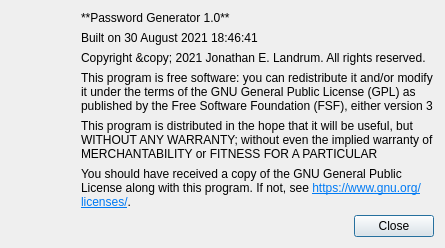
<?xml version="1.0" encoding="UTF-8"?>
<ui version="4.0">
 <class>AboutDialog</class>
 <widget class="QDialog" name="AboutDialog">
  <property name="geometry">
   <rect>
    <x>0</x>
    <y>0</y>
    <width>445</width>
    <height>248</height>
   </rect>
  </property>
  <property name="windowTitle">
   <string>About Password Generator</string>
  </property>
  <layout class="QHBoxLayout" name="horizontalLayout">
   <item>
    <layout class="QVBoxLayout" name="verticalLayout_2">
     <property name="rightMargin">
      <number>0</number>
     </property>
     <item>
      <widget class="QWidget" name="widget" native="true">
       <property name="sizePolicy">
        <sizepolicy hsizetype="Fixed" vsizetype="Fixed">
         <horstretch>0</horstretch>
         <verstretch>0</verstretch>
        </sizepolicy>
       </property>
       <property name="minimumSize">
        <size>
         <width>64</width>
         <height>64</height>
        </size>
       </property>
       <property name="styleSheet">
        <string notr="true">background: url(:/images/logo.svg)  no-repeat;
width: 64px;
height: 64px;</string>
       </property>
      </widget>
     </item>
     <item>
      <spacer name="verticalSpacer">
       <property name="orientation">
        <enum>Qt::Vertical</enum>
       </property>
       <property name="sizeType">
        <enum>QSizePolicy::Expanding</enum>
       </property>
       <property name="sizeHint" stdset="0">
        <size>
         <width>20</width>
         <height>40</height>
        </size>
       </property>
      </spacer>
     </item>
    </layout>
   </item>
   <item>
    <layout class="QVBoxLayout" name="verticalLayout">
     <item>
      <widget class="QLabel" name="titleLabel">
       <property name="text">
        <string>**Password Generator 1.0**</string>
       </property>
       <property name="textFormat">
        <enum>Qt::MarkdownText</enum>
       </property>
      </widget>
     </item>
     <item>
      <widget class="QLabel" name="dateLabel">
       <property name="text">
        <string>Built on 30 August 2021 18:46:41</string>
       </property>
      </widget>
     </item>
     <item>
      <widget class="QLabel" name="copyrightLabel">
       <property name="text">
        <string>Copyright &amp;copy; 2021 Jonathan E. Landrum. All rights reserved.</string>
       </property>
       <property name="textFormat">
        <enum>Qt::MarkdownText</enum>
       </property>
      </widget>
     </item>
     <item>
      <widget class="QLabel" name="gplParagraph1Label">
       <property name="text">
        <string>&lt;html&gt;&lt;head/&gt;&lt;body&gt;&lt;p&gt;This program is free software: you can redistribute it and/or modify it under the terms of the GNU General Public License (GPL) as published by the Free Software Foundation (FSF), either version 3 of the License, or (at your option) any later version.&lt;/p&gt;&lt;/body&gt;&lt;/html&gt;</string>
       </property>
       <property name="textFormat">
        <enum>Qt::MarkdownText</enum>
       </property>
       <property name="wordWrap">
        <bool>true</bool>
       </property>
      </widget>
     </item>
     <item>
      <widget class="QLabel" name="gplParagraph2Label">
       <property name="text">
        <string>This program is distributed in the hope that it will be useful, but WITHOUT ANY WARRANTY; without even the implied warranty of MERCHANTABILITY or FITNESS FOR A PARTICULAR PURPOSE. See the GNU General Public License for more details.</string>
       </property>
       <property name="wordWrap">
        <bool>true</bool>
       </property>
      </widget>
     </item>
     <item>
      <widget class="QLabel" name="gplParagraph3Label">
       <property name="text">
        <string>&lt;html&gt;&lt;head/&gt;&lt;body&gt;&lt;p&gt;You should have received a copy of the GNU General Public License along with this program. If not, see &lt;a href=&quot;https://www.gnu.org/licenses/&quot; title=&quot;List of GNU Licenses&quot;&gt;&lt;span style=&quot; text-decoration: underline; color:#007af4;&quot;&gt;https://www.gnu.org/licenses/&lt;/span&gt;&lt;/a&gt;.&lt;/p&gt;&lt;/body&gt;&lt;/html&gt;</string>
       </property>
       <property name="wordWrap">
        <bool>true</bool>
       </property>
      </widget>
     </item>
     <item>
      <layout class="QHBoxLayout" name="horizontalLayout_2">
       <property name="topMargin">
        <number>0</number>
       </property>
       <item>
        <spacer name="horizontalSpacer">
         <property name="orientation">
          <enum>Qt::Horizontal</enum>
         </property>
         <property name="sizeHint" stdset="0">
          <size>
           <width>40</width>
           <height>20</height>
          </size>
         </property>
        </spacer>
       </item>
       <item>
        <widget class="QPushButton" name="closeButton">
         <property name="text">
          <string>Close</string>
         </property>
        </widget>
       </item>
      </layout>
     </item>
    </layout>
   </item>
  </layout>
 </widget>
 <resources/>
 <connections>
  <connection>
   <sender>closeButton</sender>
   <signal>clicked()</signal>
   <receiver>AboutDialog</receiver>
   <slot>close()</slot>
   <hints>
    <hint type="sourcelabel">
     <x>451</x>
     <y>224</y>
    </hint>
    <hint type="destinationlabel">
     <x>304</x>
     <y>8</y>
    </hint>
   </hints>
  </connection>
 </connections>
</ui>
